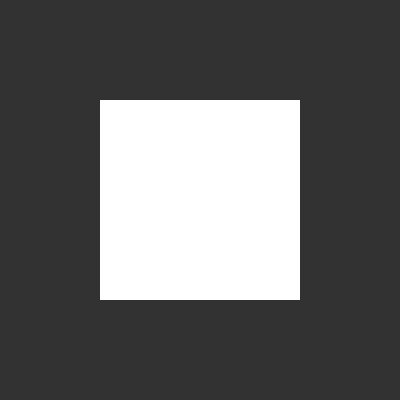
Frame 1 (no input)
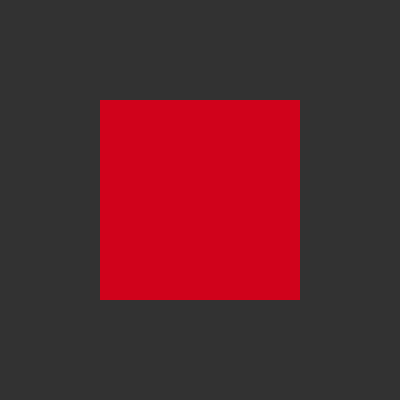
Frame 60 (no input)
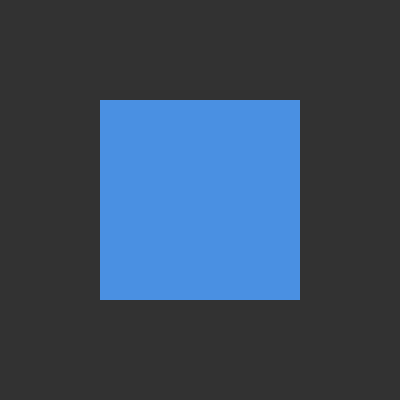
Frame 120 (the mouse pressed at the canvas centre since frame 60)

The p5.js sketch that drew these frames (run headless with seeded random() and noise() and a simulated clock; from frame 60 on, the mouse is pressed at the canvas centre):

// p5.js sketch
// ── sketch.js
//EXERCISE: Write a sketch that draws a rectangle. If the mouse position is inside the rectangle, draw the rectangle with a blue fill. If the mouse position is outside the rectangle, draw the rectangle with a red fill.
function setup() {
  createCanvas(400, 400);
}

function draw() {
  background(50);
  noStroke();
  rect(100, 100, 200, 200);
  if ((mouseY >= 100) && //if the mouse height is greater than or equal to 100 AND ALSO
      (mouseY <= 300) && //if the mouse height is greater than or equal to 300 AND ALSO
      (mouseX >= 100) && //if the mouse width is greater than or equal to 100 AND ALSO
      (mouseX <= 300)) { //if the mouse width is greater than or equal to 300
   fill(74,144,226); //fill rectangle blue
  }
  else { //if the above is not true
    fill(208,2,27); //fill rectangle red
  }
}
